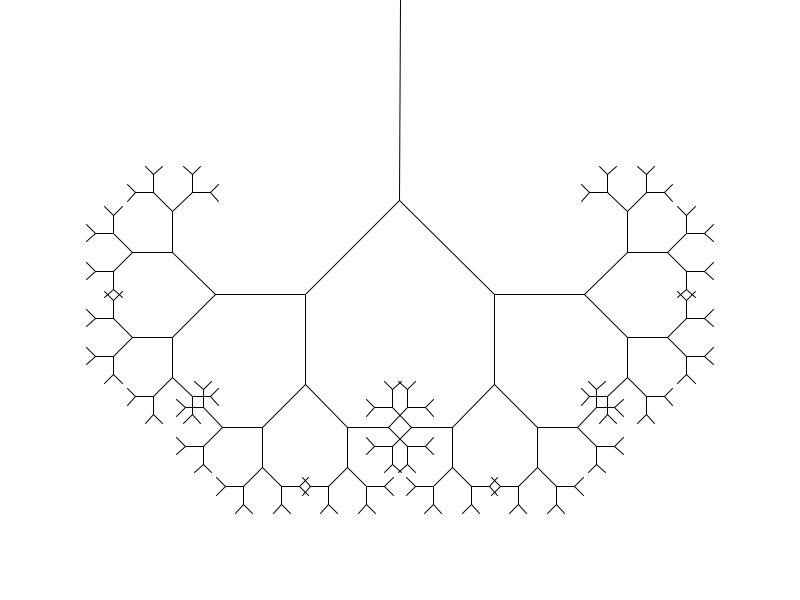
Frame 1 (no input)
Frame 60 (the mouse pressed at the canvas centre just before this capture): identical to frame 1, image omitted
Frame 120 (the mouse held since frame 60 and released just before this capture): identical to frame 1, image omitted

The Processing sketch that drew this single still picture (run headless with seeded random() and noise(); from frame 60 on, the mouse is pressed at the canvas centre):

// Processing sketch: image_text_iteration_3
// ── image_text_iteration_3.pde
void setup() {
  size(800, 600); // Set the size of the window
  background(255); // Set the background color to white
  stroke(0); // Set the stroke color to black
  float len = height / 3; // Increase initial length of the branch
  translate(width / 2, 0); // Move to the top middle
  drawBranch(0, 0, len, HALF_PI, 8); // Start the tree from this point
  save("iteration_3.jpg");
}

void draw() {
  // No continuous drawing is needed
}

void drawBranch(float x, float y, float len, float angle, int depth) {
  if (depth == 0) return;

  // Calculate the new branch's end x and y position
  float x2 = x + cos(angle) * len;
  float y2 = y + sin(angle) * len;

  // Draw the branch
  line(x, y, x2, y2);

  // Recursively draw the next branches
  drawBranch(x2, y2, len * 0.67, angle - QUARTER_PI, depth - 1); // Left branch
  drawBranch(x2, y2, len * 0.67, angle + QUARTER_PI, depth - 1); // Right branch
}
